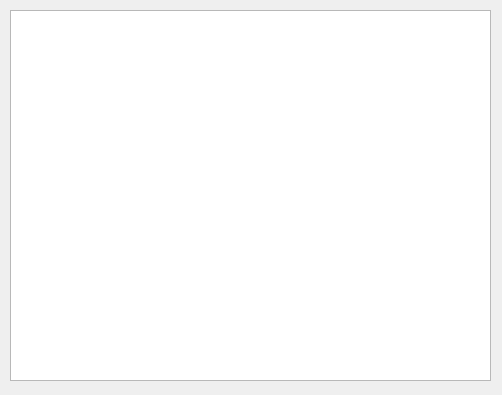
<?xml version="1.0" encoding="UTF-8"?>
<ui version="4.0">
 <class>TableInterface</class>
 <widget class="QDialog" name="TableInterface">
  <property name="geometry">
   <rect>
    <x>0</x>
    <y>0</y>
    <width>502</width>
    <height>395</height>
   </rect>
  </property>
  <property name="windowTitle">
   <string>Dialog</string>
  </property>
  <widget class="QTableWidget" name="tableWidget">
   <property name="geometry">
    <rect>
     <x>10</x>
     <y>10</y>
     <width>481</width>
     <height>371</height>
    </rect>
   </property>
   <property name="mouseTracking">
    <bool>false</bool>
   </property>
   <property name="focusPolicy">
    <enum>Qt::WheelFocus</enum>
   </property>
   <property name="frameShape">
    <enum>QFrame::StyledPanel</enum>
   </property>
   <property name="frameShadow">
    <enum>QFrame::Sunken</enum>
   </property>
   <property name="verticalScrollBarPolicy">
    <enum>Qt::ScrollBarAsNeeded</enum>
   </property>
   <property name="horizontalScrollBarPolicy">
    <enum>Qt::ScrollBarAsNeeded</enum>
   </property>
   <property name="editTriggers">
    <set>QAbstractItemView::NoEditTriggers</set>
   </property>
   <property name="textElideMode">
    <enum>Qt::ElideLeft</enum>
   </property>
   <attribute name="horizontalHeaderMinimumSectionSize">
    <number>30</number>
   </attribute>
   <attribute name="verticalHeaderMinimumSectionSize">
    <number>20</number>
   </attribute>
  </widget>
 </widget>
 <resources/>
 <connections/>
</ui>
